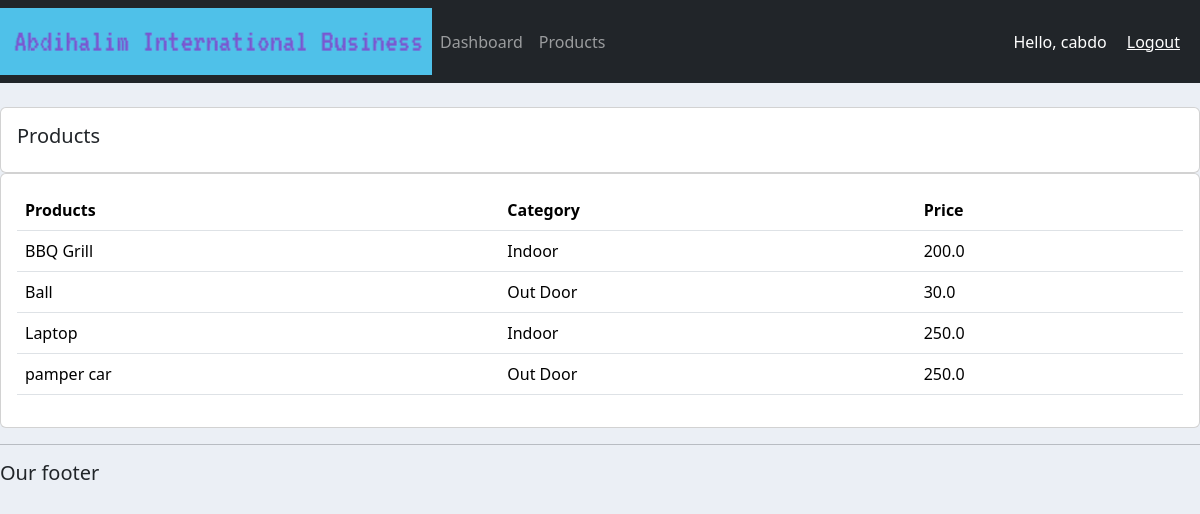
Screenshot of /products/ (signed in) with the database file from the repository.
### accounts/models.py (models this page shows, shortened)
class Product(models.Model):
	CATEGORY = (
		('Indoor', 'Indoor'),
		('Out Door', 'Out Door'),
		)
	name = models.CharField(max_length=200, null=True)
	price = models.FloatField(null=True)
	category = models.CharField(max_length=200, null=True, choices=CATEGORY)
	description = models.CharField(max_length=200, null=True)
	date_created = models.DateTimeField(auto_now_add=True, null=True)
	tags = models.ManyToManyField(Tag)

### accounts/decorators.py (the view)
		def wrapper_func(request, *args, **kwargs):
			group = None
			if request.user.groups.exists():
				group = request.user.groups.all()[0].name
			if group in allowed_roles:
				return view_func(request, *args, *kwargs)
			else:
				return HttpResponse('You are not authorized to view this page!')

### accounts/views.py (called while the page is built)
@login_required(login_url='login')
@allowed_users(allowed_roles=['admin'])
def products(request):
	products = Product.objects.all()
	return render(request, 'accounts/products.html', {'products':products})

### accounts/templates/accounts/products.html
{% extends 'accounts/base.html' %}
{% block content %}
	<br>
	<div class="row">
		<div class="col-md">
			<div class="card card-body">
				<h5>Products</h5>
			</div>
			<div class="card card-body">
				<table class="table">
					<tr>
						<th>Products</th>
						<th>Category</th>
						<th>Price</th>
					</tr>
					{% for i in products %}
						<tr>
							<td>{{i.name}}</td>
							<td>{{i.category}}</td>
							<td>{{i.price}}</td>
						</tr>
					{% endfor %}
				</table>
			</div>
		</div>
	</div>
{% endblock %}

### accounts/templates/accounts/navbar.html (shortened to what this page needs)
{% load static %}
<nav class="navbar navbar-expand-lg navbar-dark bg-dark">
  <img src="{% static '/images/logo.png' %}">
  <div class="collapse navbar-collapse" id="navbarNav">
    <ul class="navbar-nav">
      {% if request.user.is_staff %}
      <li class="nav-item active">
        <a class="nav-link" href="{% url 'home' %}">Dashboard</a>
      </li>
      <li class="nav-item">
        <a class="nav-link" href="{% url 'products' %}">Products</a>
      </li>
      {% else %}
      <li class="nav-item">
        <a class="nav-link" href="{% url 'account' %}">settings</a>
      </li>
      {% endif %}
    </ul>
  </div>
  <span class="hello-msg">Hello, {{request.user}}</span>
  <span><a class="hello-msg" href="{% url 'logout' %}">Logout</a></span>
</nav>

### accounts/static/css/main.css (style rules this page uses)
body { background-color: #ebeff5; }

### accounts/templates/accounts/navbar.html (style rules this page uses)
.hello-msg { font-size:18; color: #fff; margin-right: 20px; }

### rows the page displays
Product: name "BBQ Grill", category "Indoor", price "200.0"
Product: name "Ball", category "Out Door", price "30.0"
Product: name "Laptop", category "Indoor", price "250.0"
Product: name "pamper car", category "Out Door", price "250.0"

### other values shown
{{ request.user }} "cabdo"
